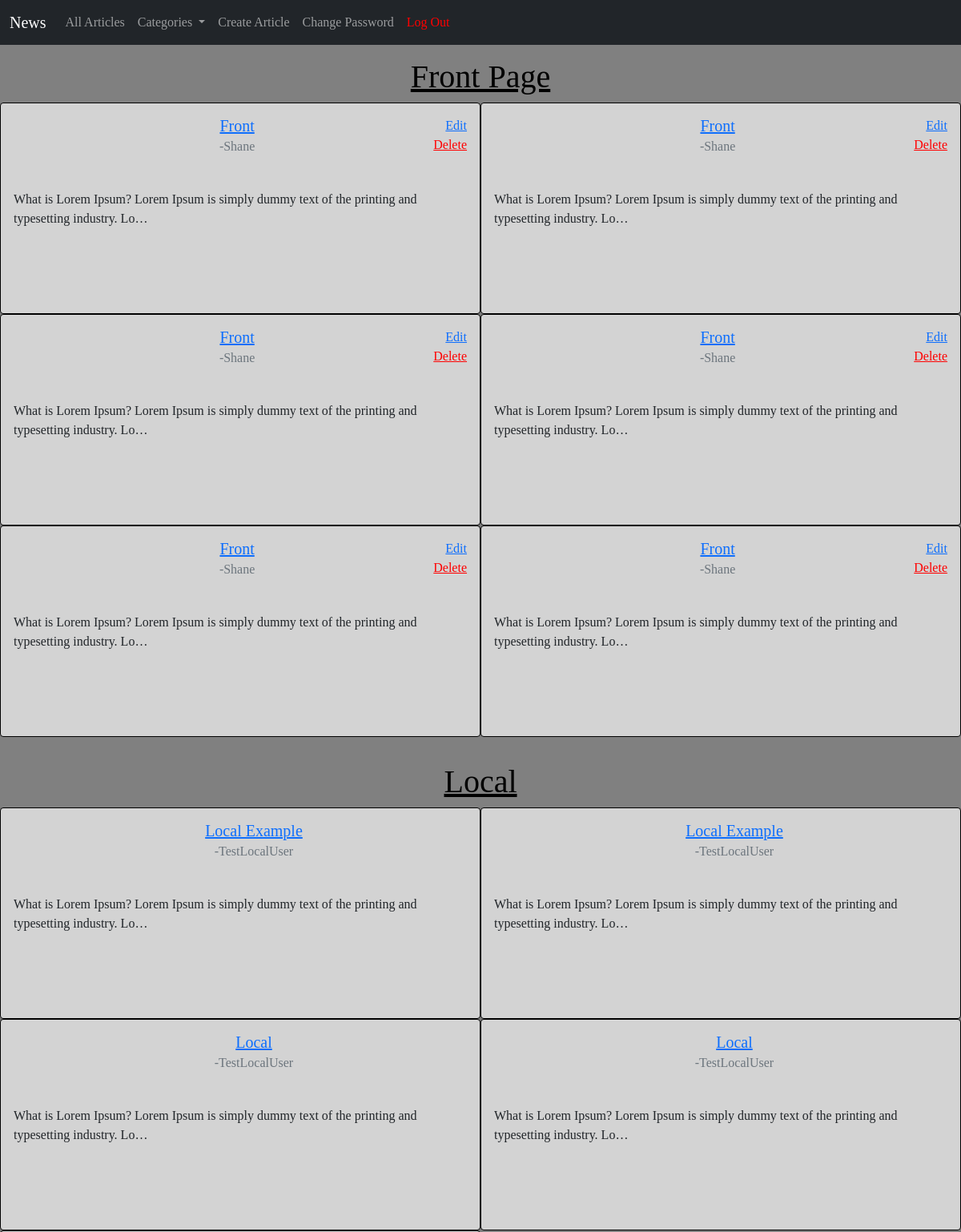
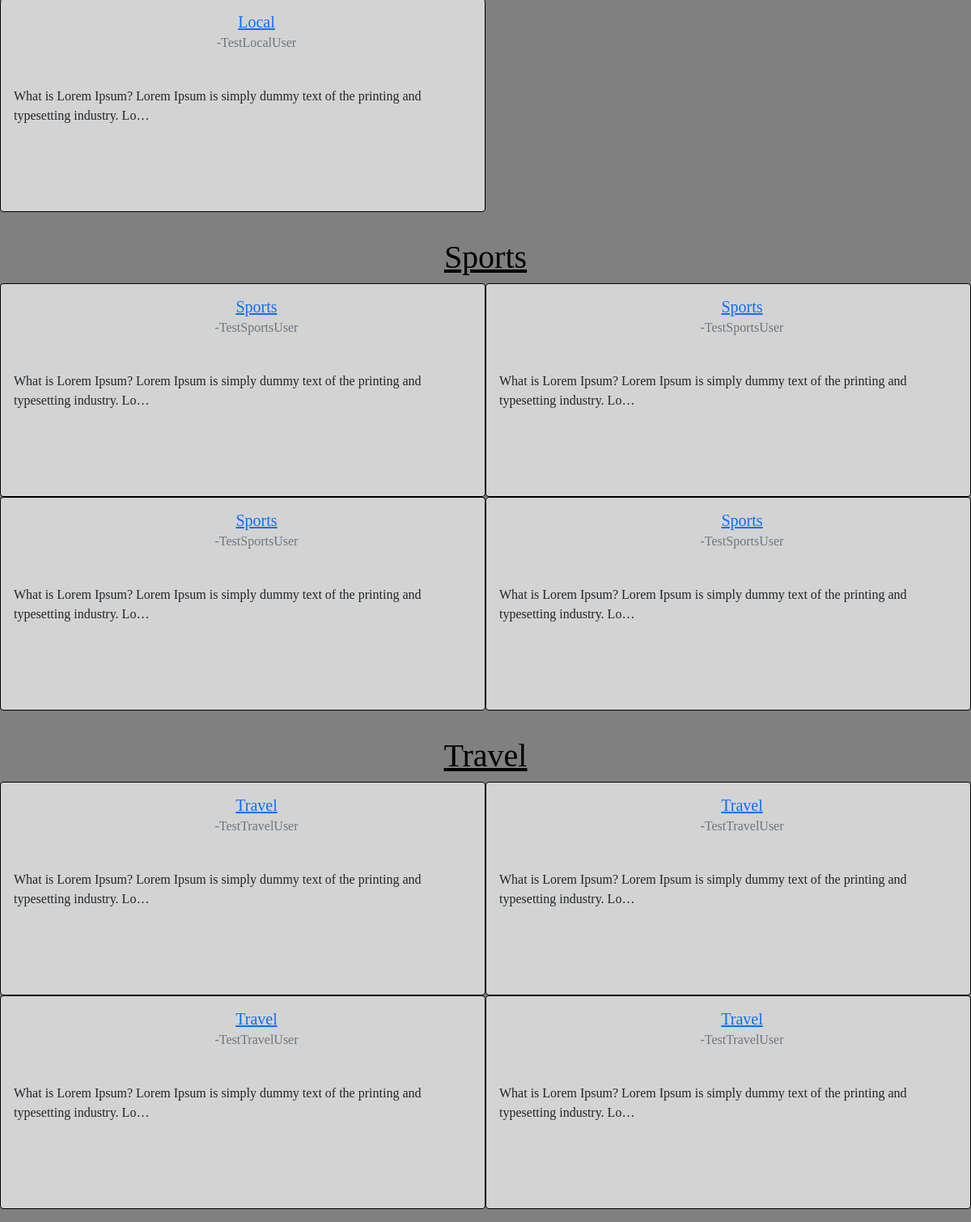
/articles/ (signed in), run on the app's committed database (2 pictures, top to bottom).
### articles/models.py (models this page shows, shortened)
class Article(models.Model):
    title=models.CharField(max_length=200)
    body=models.TextField()
    author=models.ForeignKey(
        get_user_model(),
        on_delete=models.CASCADE
    )
    created_on=models.DateTimeField(auto_now_add=True)
    category = models.CharField(max_length=200, default="None")

### accounts/models.py (models this page shows)
class CustomUser(AbstractUser):
    role = models.CharField(max_length=255)
    department = models.CharField(max_length=255, default="None")

### articles/views.py (the view)
# urls.py: path('', ArticleListView.as_view(), name='article_list'),
class ArticleListView(LoginRequiredMixin, ListView):
    model=Article
    template_name="article_list.html"

### templates/article_list.html (shortened to what this page needs)
{% extends 'base.html' %}
{% block content %}
    <div class="article-list">
        <h1><a href="{% url 'front_page' %}">Front Page</a></h1>
        <div class="article-list-section">
            {% for article in article_list %}
                {% if article.category == 'Front-Page' %}
                    <div class="card">
                        <div class="card-body">
                            <div class="top-of-card">
                                <div class="title-author">
                                    <h5 class="card-title"><a href="{% url 'article_detail' article.id %}">{{article.title|truncatechars:50}}</a></h5>
                                    <h6 class="card-subtitle mb-2 text-muted author">-{{article.author}}</h6>
                                </div>
                                <div class="article-list-buttons">
                                    {% if article.author == user %}
                                    <a href="{% url 'article_edit' article.id %}" class="card-link">Edit</a>
                                    <a href="{% url 'article_delete' article.id %}" class="card-link" style="color: red;">Delete</a>
                                    {% endif %}
                                </div>
                            </div>
                            <div class="article-info">
                                <p class="card-text">{{article.body|truncatechars:100}}</p>
                            </div>
                        </div>
                    </div>
                {% endif %}
            {% endfor %}
        </div>
        <h1><a href="{% url 'local' %}">Local</a></h1>
        <div class="article-list-section">
            {% for article in article_list %}
                {% if article.category == 'Local' %}
                    <div class="card">
                        <div class="card-body">
                            <div class="top-of-card">
                                <div class="title-author">
                                    <h5 class="card-title"><a href="{% url 'article_detail' article.id %}">{{article.title|truncatechars:50}}</a></h5>
                                    <h6 class="card-subtitle mb-2 text-muted author">-{{article.author}}</h6>
                                </div>
                            </div>
                            <div class="article-info">
                                <p class="card-text">{{article.body|truncatechars:100}}</p>
                            </div>
                        </div>
                    </div>
                {% endif %}
            {% endfor %}
        </div>
        <h1><a href="{% url 'sports' %}">Sports</a></h1>
        <div class="article-list-section">
            {% for article in article_list %}
                {% if article.category == 'Sports' %}
                    <div class="card">
                        <div class="card-body">
                            <div class="top-of-card">
                                <div class="title-author">
                                    <h5 class="card-title"><a href="{% url 'article_detail' article.id %}">{{article.title|truncatechars:50}}</a></h5>
                                    <h6 class="card-subtitle mb-2 text-muted author">-{{article.author}}</h6>
                                </div>
                            </div>
                            <div class="article-info">
                                <p class="card-text">{{article.body|truncatechars:100}}</p>
                            </div>
                        </div>
                    </div>
                {% endif %}
            {% endfor %}
        </div>
        <h1><a href="{% url 'travel' %}">Travel</a></h1>
        <div class="article-list-section">
            {% for article in article_list %}
                {% if article.category == 'Travel' %}
                    <div class="card">
                        <div class="card-body">
                            <div class="top-of-card">
                                <div class="title-author">
                                    <h5 class="card-title"><a href="{% url 'article_detail' article.id %}">{{article.title|truncatechars:50}}</a></h5>
                                    <h6 class="card-subtitle mb-2 text-muted author">-{{article.author}}</h6>
                                </div>
                            </div>
                            <div class="article-info">
                                <p class="card-text">{{article.body|truncatechars:100}}</p>
                            </div>
                        </div>
                    </div>
                {% endif %}
            {% endfor %}
        </div>
    </div>
{% endblock content %}

### static/css/base.css (style rules this page uses)
body { font-family: 'EB Garamond', serif; background-color: grey; width: 100%; }
.article-list { display: flex; flex-direction: column; text-align: center; }
.article-list h1 { margin-top: 1rem; }
.article-list h1 a { color: black; }
.article-list .article-list-section { display: flex; flex-direction: row; flex-wrap: wrap; margin-bottom: 1rem; }
.article-list .card { display: flex; width: 50%; height: 33vh; background-color: lightgrey; border: .5px solid black; }
.article-list .card-body { display: flex; flex-direction: column; width: 100%; height: 25vh; justify-content: space-between; }
.article-list .top-of-card { display: flex; flex-direction: row; }
.article-list .title-author { width: 100%; height: 25%; margin-left: 6%; }
.article-list .article-list-buttons { display: flex; flex-direction: column; text-align: right; }
.article-list .article-info { display: flex; flex-direction: row; text-align: center; width: 100%; height: 60%; justify-content: space-between; }
.article-list .card-text { height: 100%; width: 100%; text-align: left; }
.article-list .article-list-buttons .card-link { display: flex; flex-direction: column; margin: 0; }

### data on the page
Article: title "Front", author "Shane", shows "Edit", body "What is Lorem Ipsum? Lorem Ipsum is simply dummy text of the printing and typesetting industry. Lo…"
Article: title "Front", author "Shane", shows "Edit", body "What is Lorem Ipsum? Lorem Ipsum is simply dummy text of the printing and typesetting industry. Lo…"
Article: title "Front", author "Shane", shows "Edit", body "What is Lorem Ipsum? Lorem Ipsum is simply dummy text of the printing and typesetting industry. Lo…"
Article: title "Front", author "Shane", shows "Edit", body "What is Lorem Ipsum? Lorem Ipsum is simply dummy text of the printing and typesetting industry. Lo…"
Article: title "Front", author "Shane", shows "Edit", body "What is Lorem Ipsum? Lorem Ipsum is simply dummy text of the printing and typesetting industry. Lo…"
Article: title "Front", author "Shane", shows "Edit", body "What is Lorem Ipsum? Lorem Ipsum is simply dummy text of the printing and typesetting industry. Lo…"
Article: title "Local Example", author "TestLocalUser", body "What is Lorem Ipsum? Lorem Ipsum is simply dummy text of the printing and typesetting industry. Lo…"
Article: title "Local Example", author "TestLocalUser", body "What is Lorem Ipsum? Lorem Ipsum is simply dummy text of the printing and typesetting industry. Lo…"
Article: title "Local", author "TestLocalUser", body "What is Lorem Ipsum? Lorem Ipsum is simply dummy text of the printing and typesetting industry. Lo…"
Article: title "Local", author "TestLocalUser", body "What is Lorem Ipsum? Lorem Ipsum is simply dummy text of the printing and typesetting industry. Lo…"
Article: title "Local", author "TestLocalUser", body "What is Lorem Ipsum? Lorem Ipsum is simply dummy text of the printing and typesetting industry. Lo…"
Article: title "Sports", author "TestSportsUser", body "What is Lorem Ipsum? Lorem Ipsum is simply dummy text of the printing and typesetting industry. Lo…"
Article: title "Sports", author "TestSportsUser", body "What is Lorem Ipsum? Lorem Ipsum is simply dummy text of the printing and typesetting industry. Lo…"
Article: title "Sports", author "TestSportsUser", body "What is Lorem Ipsum? Lorem Ipsum is simply dummy text of the printing and typesetting industry. Lo…"
Article: title "Sports", author "TestSportsUser", body "What is Lorem Ipsum? Lorem Ipsum is simply dummy text of the printing and typesetting industry. Lo…"
Article: title "Travel", author "TestTravelUser", body "What is Lorem Ipsum? Lorem Ipsum is simply dummy text of the printing and typesetting industry. Lo…"
Article: title "Travel", author "TestTravelUser", body "What is Lorem Ipsum? Lorem Ipsum is simply dummy text of the printing and typesetting industry. Lo…"
Article: title "Travel", author "TestTravelUser", body "What is Lorem Ipsum? Lorem Ipsum is simply dummy text of the printing and typesetting industry. Lo…"
Article: title "Travel", author "TestTravelUser", body "What is Lorem Ipsum? Lorem Ipsum is simply dummy text of the printing and typesetting industry. Lo…"
